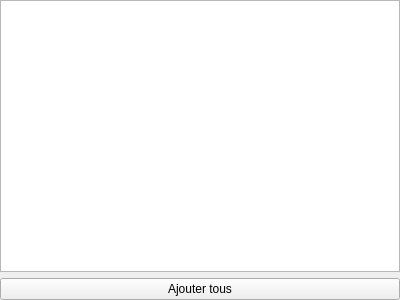
<?xml version="1.0" encoding="UTF-8"?>
<ui version="4.0">
 <class>PBG_CSVDataRefListWidget</class>
 <widget class="QWidget" name="PBG_CSVDataRefListWidget">
  <property name="geometry">
   <rect>
    <x>0</x>
    <y>0</y>
    <width>400</width>
    <height>300</height>
   </rect>
  </property>
  <property name="windowTitle">
   <string>Form</string>
  </property>
  <layout class="QVBoxLayout" name="verticalLayout">
   <property name="leftMargin">
    <number>0</number>
   </property>
   <property name="topMargin">
    <number>0</number>
   </property>
   <property name="rightMargin">
    <number>0</number>
   </property>
   <property name="bottomMargin">
    <number>0</number>
   </property>
   <item>
    <widget class="QTreeView" name="treeView"/>
   </item>
   <item>
    <widget class="QPushButton" name="pushButtonAddAll">
     <property name="text">
      <string>Ajouter tous</string>
     </property>
    </widget>
   </item>
  </layout>
 </widget>
 <resources/>
 <connections/>
</ui>
